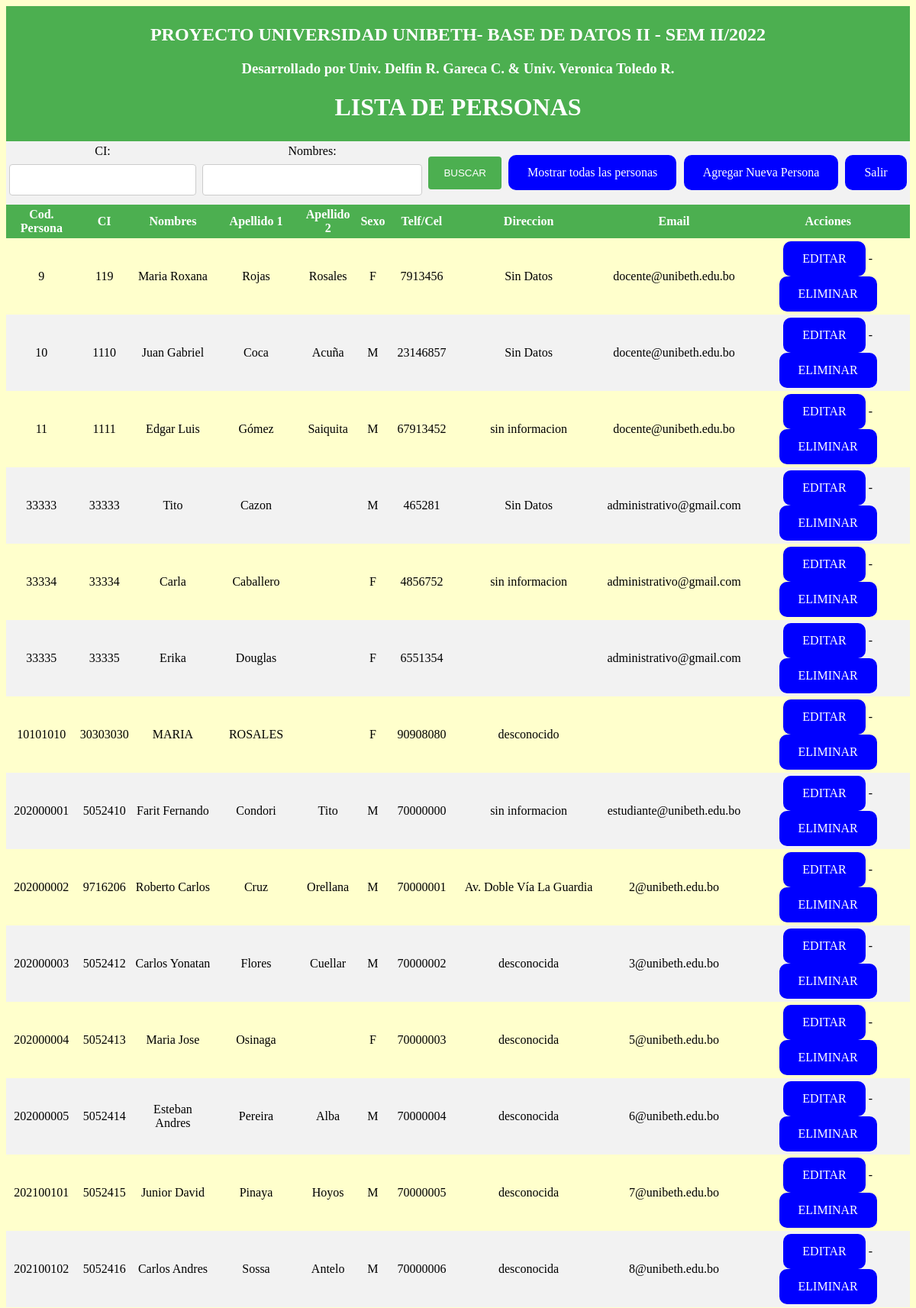
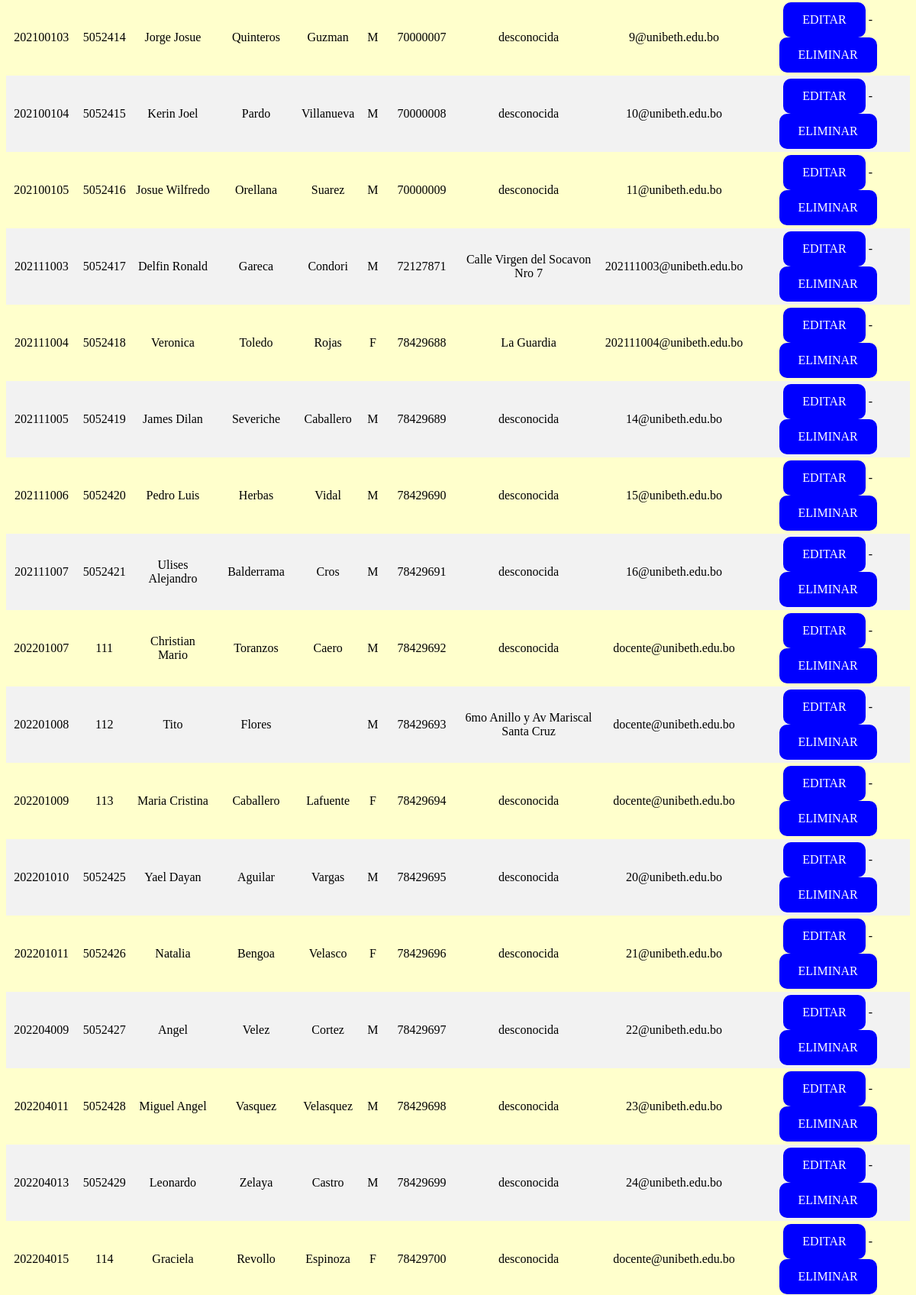
The app's page /persona.php (upper part) with its own data (2 pictures, top to bottom).
### tables this page shows
CREATE TABLE `personas` (
  `CodPersona` int(11) NOT NULL,
  `CI` varchar(8) NOT NULL,
  `Nombre` varchar(20) NOT NULL,
  `A_Primer` varchar(20) NOT NULL,
  `A_Segundo` varchar(20) DEFAULT NULL,
  `Sexo` enum('F','M','nf') NOT NULL,
  `telefono` int(11) DEFAULT NULL,
  `Direccion` varchar(45) NOT NULL,
  `email` varchar(45) DEFAULT NULL
);

### persona.php (the view, shortened to what this page needs)
<?php
include("conexion.php");
?>
<!DOCTYPE html>
<html lang="es">
<head>
    <link rel="stylesheet" type="text/css" href="estilos.css">
</head>
<body style="background-color:rgb(255,255,204)">
    <form action="<?= $_SERVER['PHP_SELF'] ?>" method="post">
        <table>
            <tr>
                <th colspan="11">
                    <h2>PROYECTO UNIVERSIDAD UNIBETH- BASE DE DATOS II - SEM II/2022</h2>
                    <h3>Desarrollado por Univ. Delfin R. Gareca C.  &  Univ. Veronica Toledo R.</h3>
                    <h1>LISTA DE PERSONAS</h1>
                </th>
            </tr>
            <tr>
                <td>
                    <label for="">CI:</label>
                    <input type="text" name="CI">
                </td>
                <td>
                    <label for="">Nombres:</label>
                    <input type="text" name="Nombre">
                </td>
                <td>
                    <input type="submit" name="enviar" value="BUSCAR">
                </td>
                <td>
                    <a href="persona.php">Mostrar todas las personas</a>
                </td>
                <td>
                    <a href="agregar.php">Agregar Nueva Persona</a>
                </td>
                <td>
                    <a href="index.php" >Salir</a>
                </td>
            </tr>
        </table>
    </form>
    <table>
        <thead>
            <tr>
                <th>Cod. Persona</th>
                <th>CI</th>
                <th>Nombres</th>
                <th>Apellido 1</th>
                <th>Apellido 2</th>
                <th>Sexo</th>
                <th>Telf/Cel</th>
                <th>Direccion</th>
                <th>Email</th>
                <th>Acciones</th>
            </tr>
        </thead>
        <tbody>
            <?php
            if (isset($_POST['enviar'])) {
                $CI = $_POST['CI'];
                $nombre = $_POST['Nombre'];
                if (empty($_POST['Nombre']) && empty($_POST['CI'])) {
                    echo "<script language='JavaScript'>alert('Ingrese el Nombre o el número de CI');
                        location.assign('persona.php');
                        </script>";
                } else {
                    if (empty($_POST['Nombre'])) {
                        $sql = "select * from personas where CI=$CI";
                    }
                    if (empty($_POST['CI'])) {
                        $sql = "select * from personas where Nombre like '%" . $nombre . "%'";
                    }
                    if (!empty($_POST['Nombre']) && !empty($_POST['CI'])) {
                        $sql = "select * from personas where CI=.$CI and Nombre like '%" . $nombre . "%'";
                    }
                }
                $resultado = mysqli_query($conexion, $sql);
                while ($filas = mysqli_fetch_assoc($resultado)) {
            ?>
                    <tr>
                        <td> <?php echo $filas['CodPersona'] ?></td>
                        <td> <?php echo $filas['CI'] ?></td>
                        <td> <?php echo $filas['Nombre'] ?></td>
                        <td> <?php echo $filas['A_Primer'] ?></td>
                        <td> <?php echo $filas['A_Segundo'] ?></td>
                        <td> <?php echo $filas['Sexo'] ?></td>
                        <td> <?php echo $filas['telefono'] ?></td>
                        <td> <?php echo $filas['Direccion'] ?></td>
                        <td> <?php echo $filas['email'] ?></td>
                        <td>
                            <?php echo "<a href='editar.php?CodPersona=" . $filas['CodPersona'] . "'>EDITAR</a>"; ?>
                            -
                            <?php echo "<a href='eliminar.php?CodPersona=" . $filas['CodPersona'] . "' onclick='return confirmar()'>ELIMINAR</a>"; ?>
                        </td>
                    </tr>
                <?php
                }
            } else {
                $sql = "select*from personas";
                $resultado = mysqli_query($conexion, $sql);
                while ($filas = mysqli_fetch_assoc($resultado)) {
                ?>
                    <tr>
                        <td> <?php echo $filas['CodPersona'] ?></td>
                        <td> <?php echo $filas['CI'] ?></td>
                        <td> <?php echo $filas['Nombre'] ?></td>
                        <td> <?php echo $filas['A_Primer'] ?></td>
                        <td> <?php echo $filas['A_Segundo'] ?></td>
                        <td> <?php echo $filas['Sexo'] ?></td>
                        <td> <?php echo $filas['telefono'] ?></td>
                        <td> <?php echo $filas['Direccion'] ?></td>
                        <td> <?php echo $filas['email'] ?></td>
                        <td>
                            <?php echo "<a href='editar.php?CodPersona=" . $filas['CodPersona'] . "'>EDITAR</a>"; ?>
                            -
                            <?php echo "<a href='eliminar.php?CodPersona=" . $filas['CodPersona'] . "' onclick='return confirmar()'>ELIMINAR</a>"; ?>
                        </td>
                    </tr>
            <?php
                }
            }
            ?>
        </tbody>
    </table>
</body>
</html>

### estilos.css (style rules this page uses)
table { border-collapse: collapse; width: 100%; }
th,td { text-align: center; padding: 4px; }
tr:nth-child(even) { background-color: #f2f2f2 }
th { background-color: #4CAF50; color: white; }
a:link, a:visited { background-color: blue; color: white; padding: 14px 25px; text-align: center; text-decoration: none; display: inline-block; border-radius: 10px; }
h1,h2,h3,h4 { text-align: center; }
input[type=text], select { width: 100%; padding: 12px 20px; margin: 8px 0; display: inline-block; border: 1px solid #ccc; border-radius: 4px; box-sizing: border-box; }
input[type=submit] { width: 100%; background-color: #4CAF50; color: white; padding: 14px 20px; margin: 8px 0; border: none; border-radius: 4px; cursor: pointer; }

### records on screen
personas: CodPersona "9", CI "119", Nombre "Maria Roxana", A_Primer "Rojas", A_Segundo "Rosales", Sexo "F", telefono "7913456", Direccion "Sin Datos", email "docente@unibeth.edu.bo"
personas: CodPersona "10", CI "1110", Nombre "Juan Gabriel", A_Primer "Coca", A_Segundo "Acuña", Sexo "M", telefono "23146857", Direccion "Sin Datos", email "docente@unibeth.edu.bo"
personas: CodPersona "11", CI "1111", Nombre "Edgar Luis", A_Primer "Gómez", A_Segundo "Saiquita", Sexo "M", telefono "67913452", Direccion "sin informacion", email "docente@unibeth.edu.bo"
personas: CodPersona "33333", CI "33333", Nombre "Tito", A_Primer "Cazon", Sexo "M", telefono "465281", Direccion "Sin Datos", email "administrativo@gmail.com"
personas: CodPersona "33334", CI "33334", Nombre "Carla", A_Primer "Caballero", Sexo "F", telefono "4856752", Direccion "sin informacion", email "administrativo@gmail.com"
personas: CodPersona "33335", CI "33335", Nombre "Erika", A_Primer "Douglas", Sexo "F", telefono "6551354", email "administrativo@gmail.com"
personas: CodPersona "10101010", CI "30303030", Nombre "MARIA", A_Primer "ROSALES", Sexo "F", telefono "90908080", Direccion "desconocido"
personas: CodPersona "202000001", CI "5052410", Nombre "Farit Fernando", A_Primer "Condori", A_Segundo "Tito", Sexo "M", telefono "70000000", Direccion "sin informacion", email "estudiante@unibeth.edu.bo"
personas: CodPersona "202000002", CI "9716206", Nombre "Roberto Carlos", A_Primer "Cruz", A_Segundo "Orellana", Sexo "M", telefono "70000001", Direccion "Av. Doble Vía La Guardia", email "2@unibeth.edu.bo"
personas: CodPersona "202000003", CI "5052412", Nombre "Carlos Yonatan", A_Primer "Flores", A_Segundo "Cuellar", Sexo "M", telefono "70000002", Direccion "desconocida", email "3@unibeth.edu.bo"
personas: CodPersona "202000004", CI "5052413", Nombre "Maria Jose", A_Primer "Osinaga", Sexo "F", telefono "70000003", Direccion "desconocida", email "5@unibeth.edu.bo"
personas: CodPersona "202000005", CI "5052414", Nombre "Esteban Andres", A_Primer "Pereira", A_Segundo "Alba", Sexo "M", telefono "70000004", Direccion "desconocida", email "6@unibeth.edu.bo"
personas: CodPersona "202100101", CI "5052415", Nombre "Junior David", A_Primer "Pinaya", A_Segundo "Hoyos", Sexo "M", telefono "70000005", Direccion "desconocida", email "7@unibeth.edu.bo"
personas: CodPersona "202100102", CI "5052416", Nombre "Carlos Andres", A_Primer "Sossa", A_Segundo "Antelo", Sexo "M", telefono "70000006", Direccion "desconocida", email "8@unibeth.edu.bo"
personas: CodPersona "202100103", CI "5052414", Nombre "Jorge Josue", A_Primer "Quinteros", A_Segundo "Guzman", Sexo "M", telefono "70000007", Direccion "desconocida", email "9@unibeth.edu.bo"
personas: CodPersona "202100104", CI "5052415", Nombre "Kerin Joel", A_Primer "Pardo", A_Segundo "Villanueva", Sexo "M", telefono "70000008", Direccion "desconocida", email "10@unibeth.edu.bo"
personas: CodPersona "202100105", CI "5052416", Nombre "Josue Wilfredo", A_Primer "Orellana", A_Segundo "Suarez", Sexo "M", telefono "70000009", Direccion "desconocida", email "11@unibeth.edu.bo"
personas: CodPersona "202111003", CI "5052417", Nombre "Delfin Ronald", A_Primer "Gareca", A_Segundo "Condori", Sexo "M", telefono "72127871", Direccion "Calle Virgen del Socavon Nro 7", email "202111003@unibeth.edu.bo"
personas: CodPersona "202111004", CI "5052418", Nombre "Veronica", A_Primer "Toledo", A_Segundo "Rojas", Sexo "F", telefono "78429688", Direccion "La Guardia", email "202111004@unibeth.edu.bo"
personas: CodPersona "202111005", CI "5052419", Nombre "James Dilan", A_Primer "Severiche", A_Segundo "Caballero", Sexo "M", telefono "78429689", Direccion "desconocida", email "14@unibeth.edu.bo"
personas: CodPersona "202111006", CI "5052420", Nombre "Pedro Luis", A_Primer "Herbas", A_Segundo "Vidal", Sexo "M", telefono "78429690", Direccion "desconocida", email "15@unibeth.edu.bo"
personas: CodPersona "202111007", CI "5052421", Nombre "Ulises Alejandro", A_Primer "Balderrama", A_Segundo "Cros", Sexo "M", telefono "78429691", Direccion "desconocida", email "16@unibeth.edu.bo"
personas: CodPersona "202201007", CI "111", Nombre "Christian Mario", A_Primer "Toranzos", A_Segundo "Caero", Sexo "M", telefono "78429692", Direccion "desconocida", email "docente@unibeth.edu.bo"
personas: CodPersona "202201008", CI "112", Nombre "Tito", A_Primer "Flores", Sexo "M", telefono "78429693", Direccion "6mo Anillo y Av Mariscal Santa Cruz", email "docente@unibeth.edu.bo"
personas: CodPersona "202201009", CI "113", Nombre "Maria Cristina", A_Primer "Caballero", A_Segundo "Lafuente", Sexo "F", telefono "78429694", Direccion "desconocida", email "docente@unibeth.edu.bo"
personas: CodPersona "202201010", CI "5052425", Nombre "Yael Dayan", A_Primer "Aguilar", A_Segundo "Vargas", Sexo "M", telefono "78429695", Direccion "desconocida", email "20@unibeth.edu.bo"
personas: CodPersona "202201011", CI "5052426", Nombre "Natalia", A_Primer "Bengoa", A_Segundo "Velasco", Sexo "F", telefono "78429696", Direccion "desconocida", email "21@unibeth.edu.bo"
personas: CodPersona "202204009", CI "5052427", Nombre "Angel", A_Primer "Velez", A_Segundo "Cortez", Sexo "M", telefono "78429697", Direccion "desconocida", email "22@unibeth.edu.bo"
personas: CodPersona "202204011", CI "5052428", Nombre "Miguel Angel", A_Primer "Vasquez", A_Segundo "Velasquez", Sexo "M", telefono "78429698", Direccion "desconocida", email "23@unibeth.edu.bo"
personas: CodPersona "202204013", CI "5052429", Nombre "Leonardo", A_Primer "Zelaya", A_Segundo "Castro", Sexo "M", telefono "78429699", Direccion "desconocida", email "24@unibeth.edu.bo"
personas: CodPersona "202204015", CI "114", Nombre "Graciela", A_Primer "Revollo", A_Segundo "Espinoza", Sexo "F", telefono "78429700", Direccion "desconocida", email "docente@unibeth.edu.bo"
